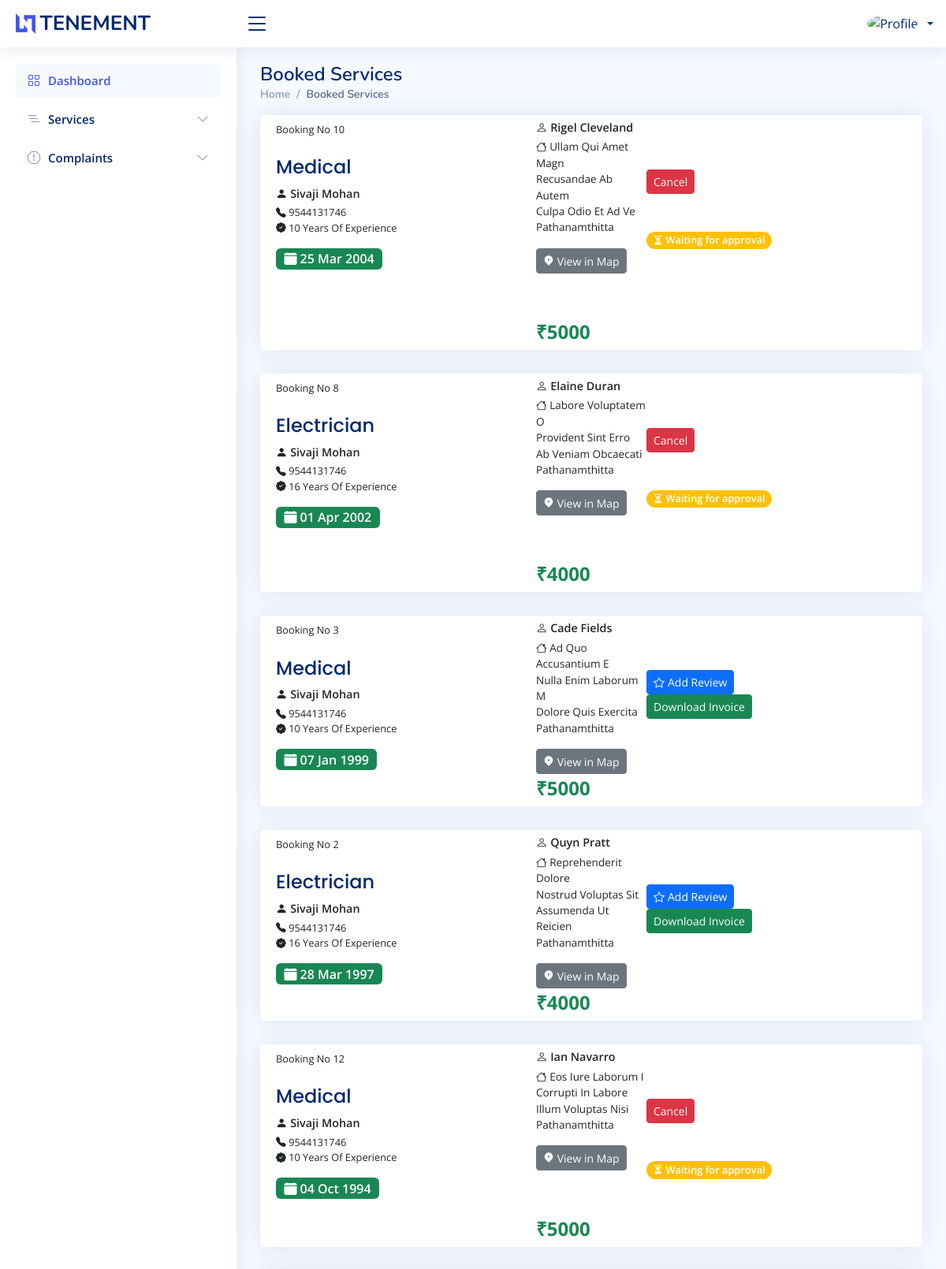
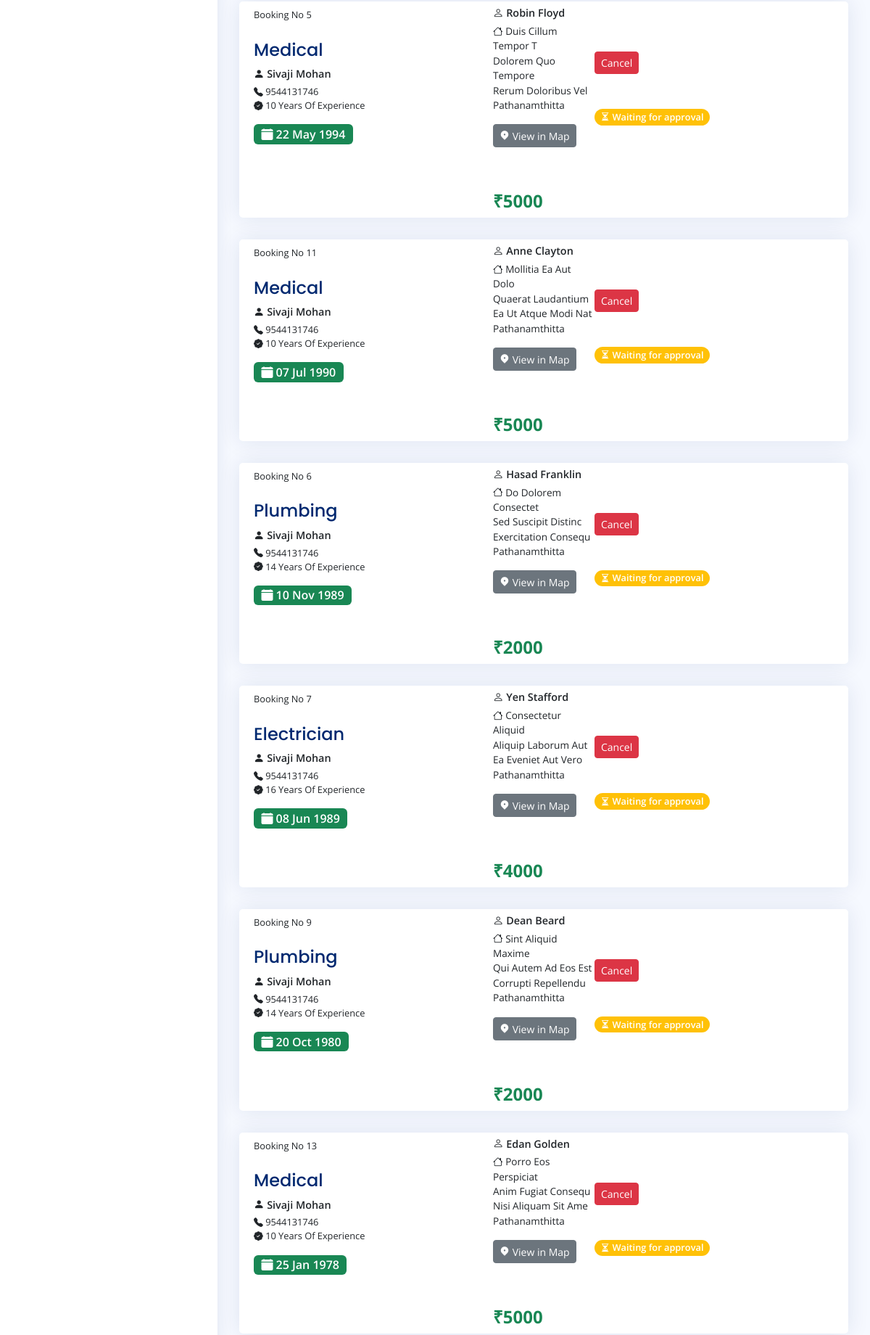
The page /user/bookedservices.php (upper part) on the database its author committed (2 pictures, top to bottom).
### tables this page shows
CREATE TABLE `booking` (
  `bookingid` int(50) NOT NULL,
  `name` varchar(50) NOT NULL,
  `phone` varchar(50) NOT NULL,
  `date` date NOT NULL,
  `time` varchar(50) NOT NULL DEFAULT current_timestamp(),
  `address` varchar(200) NOT NULL,
  `district` varchar(50) NOT NULL,
  `city` varchar(50) NOT NULL,
  `instructions` varchar(300) NOT NULL,
  `landmark` varchar(100) NOT NULL,
  `url` varchar(100) NOT NULL,
  `status` int(20) NOT NULL,
  `email` varchar(50) NOT NULL,
  `serviceid` int(50) NOT NULL,
  `rating` int(11) NOT NULL,
  `feedback` varchar(500) NOT NULL
);

CREATE TABLE `addservice` (
  `serviceid` int(100) NOT NULL,
  `services` varchar(100) NOT NULL,
  `description` varchar(500) NOT NULL,
  `experience` varchar(100) NOT NULL,
  `rate` varchar(100) NOT NULL,
  `email` varchar(50) NOT NULL
);

CREATE TABLE `employee_register` (
  `fname` varchar(50) NOT NULL,
  `lname` varchar(50) NOT NULL,
  `housename` varchar(50) NOT NULL,
  `street` varchar(50) NOT NULL,
  `district` varchar(50) NOT NULL,
  `state` varchar(50) NOT NULL,
  `zip` int(30) NOT NULL,
  `dob` date NOT NULL,
  `gender` varchar(50) NOT NULL,
  `phonenumber` varchar(50) NOT NULL,
  `email` varchar(50) NOT NULL,
  `aadhar` varchar(50) NOT NULL,
  `password` varchar(50) NOT NULL,
  `img` varchar(50) NOT NULL DEFAULT 'default.png'
);

### connect.php (called while the page is built, shortened)
<?php
$dbname="tenement";
$conn=mysqli_connect("localhost","root","",$dbname);
function select_data($sql)
{
  global $conn;
  $res = mysqli_query($conn, $sql);
  if ($res)
    return $res;
  else
    return False;
}
?>

### user/bookedservices.php (the view, shortened to what this page needs)
<?php
include 'header.php';
?>
<main id="main" class="main">
  <div class="pagetitle">
    <h1>Booked Services</h1>
    <nav>
      <ol class="breadcrumb">
        <li class="breadcrumb-item"><a href="index.php">Home</a></li>
        <li class="breadcrumb-item active">Booked Services</li>
      </ol>
    </nav>
  </div>
  <section class="section dashboard">
    <div class="row">
      <section class="section">
        <div class="row">
          <div class="col-lg-12">
            <?php
            $sql1 = "SELECT b.*,a.*,e.*  from booking b,addservice a,employee_register e where a.serviceid=b.serviceid and e.email=a.email and status IN('0','1','2') order by date desc;";
            $data1 = select_data($sql1);
            while ($row = mysqli_fetch_assoc($data1)) {
              $formattedDate = date("d M Y", strtotime($row['date']));
            ?>
              <div class="card" style="padding:5px 0 !important;">
                <div class="row g-0">
                  <div class="col-md-5">
                    <div class="card-body pb-0">
                      <p class="card-text mt-1" style="font-size:80%;font-color:#444;">Booking No <?php echo $row['bookingid']; ?> </p>
                      <h5 class="card-title pb-0 pt-2 " style="text-transform:capitalize;font-size:150%;"> <?php echo $row['services'] ?></h5>
                      <p class="card-text pb-0 mb-1" style="text-transform:capitalize;font-size:90%;font-weight:600;"><i class="bi bi-person-fill"></i> <?php echo $row['fname'] ?> <?php echo $row['lname'] ?> </p>
                      <p class="card-text" style="text-transform:capitalize;font-size:80%;"><i class="bi bi-telephone-fill"></i> <?php echo $row['phonenumber'] ?><br><i class="bi bi-patch-check-fill"></i> <?php echo $row['experience']?> Years Of Experience</p>
                      <p class="badge bg-success" style="font-weight: 600;font-size: 100%"><i class="bi bi-calendar-fill"></i>  <?php echo $formattedDate; ?> </p>
                    </div>
                  </div>
                  <div class="col-md-2">
                    <?php if ($row['status'] == 0) { ?>
                      <p class="card-text pb-0 mb-1" style="text-transform:capitalize;font-size:90%;font-weight:600;"><i class="bi bi-person"></i> <?php echo $row['name'] ?></p>
                      <p class="card-text" style="text-transform:capitalize;font-size:85%;"><i class="bi bi-house"></i> <?php echo $row['address'] ?><br><?php echo $row['city'] ?><br><?php echo $row['landmark'] ?><br><?php echo $row['district'] ?></p>
                      <td>
                      <a class="btn btn-secondary btn-sm" target="_blank" href="<?php echo $row['url']  ?>"><i class="  ri-map-pin-2-fill"></i> View in Map</a>
                      </td>
                      <p class="card-text mt-5 pt-2"><b class="text-success" style="font-size:150%;">₹<?php echo $row['rate']; ?></b> <span class="text-danger" style="font-size:100%;"></span></p>
                    <?php
                    }else if ($row['status'] == 2) {
                    ?>
                     <p class="card-text pb-0 mb-1" style="text-transform:capitalize;font-size:90%;font-weight:600;"><i class="bi bi-person"></i> <?php echo $row['name'] ?></p>
                      <p class="card-text" style="text-transform:capitalize;font-size:85%;"><i class="bi bi-house"></i> <?php echo $row['address'] ?><br><?php echo $row['city'] ?><br><?php echo $row['landmark'] ?><br><?php echo $row['district'] ?></p>
                      <td>
                      <a class="btn btn-secondary btn-sm" target="_blank" href="<?php echo $row['url']  ?>"><i class="  ri-map-pin-2-fill"></i> View in Map</a>
                      </td>
                      <p class="card-text"><b class="text-success" style="font-size:150%;">₹<?php echo ($row['rate']); ?></b> </p>
                    <?php
                    }
                    ?>
                  </div>
                  <div class="col-md-3">
                    <?php if ($row['status'] == 0)
                    { ?>
                      <div class=" mt-5 pt-3">
                      <a href="php/cancelbook.php?bookingid=<?php echo $row['bookingid']; ?>" class="btn btn-danger btn-sm">Cancel </a>
                        </div>
                        <p class="badge rounded-pill bg-warning mt-5" style="font-size: 80%;font-weight: 600;"><i class="bi bi-hourglass-split"></i>  Waiting for approval</p>
                    <?php
                    } else if ($row['status'] == 2) {
                    ?>
                     <div class="mt-5 pt-3">
                     <a class="btn btn-primary btn-sm" data-bs-toggle="modal" data-bs-target="#verticalycentered" onclick="passid('<?php echo $row['bookingid'];?>')"><i class="bi bi-star me-1"></i>Add Review</a>
                     <a href="invoice.php?bookingid=<?php echo $row['bookingid']; ?>" class="btn btn-success btn-sm">Download Invoice </a>
                     </div>
                     <?php
                    }
                    ?>
                  </div>
                </div>
              </div>
            <?php
            }
            ?>
          </div>
        </div>
      </section>
</main>

### user/assets/css/style.css (style rules this page uses)
:root { scroll-behavior: smooth; }
body { font-family: "Open Sans", sans-serif; background: #f6f9ff; color: #444444; }
a { color: #4154f1; text-decoration: none; }
h1, h2, h3, h4, h5, h6 { font-family: "Nunito", sans-serif; }
#main { margin-top: 60px; padding: 20px 30px; transition: all 0.3s; }
.pagetitle { margin-bottom: 10px; }
.pagetitle h1 { font-size: 24px; margin-bottom: 0; font-weight: 600; color: #012970; }
.card { margin-bottom: 30px; border: none; border-radius: 5px; box-shadow: 0px 0 30px rgba(1, 41, 112, 0.1); }
.card-title { padding: 20px 0 15px 0; font-size: 18px; font-weight: 500; color: #012970; font-family: "Poppins", sans-serif; }
.card-body { padding: 0 20px 20px 20px; }
.breadcrumb { font-size: 14px; font-family: "Nunito", sans-serif; color: #899bbd; font-weight: 600; }
.breadcrumb a { color: #899bbd; transition: 0.3s; }
.breadcrumb .breadcrumb-item::before { color: #899bbd; }
.breadcrumb .active { color: #51678f; font-weight: 600; }
@media (min-width: 1200px) { #main, #footer { margin-left: 300px; } }

### rows shown on the page
booking: bookingid "10", serviceid.services "Medical", employee_register.fname "Sivaji", employee_register.lname "Mohan", employee_register.phonenumber "9544131746", serviceid.experience "10", name "Rigel Cleveland", address "Ullam Qui Amet Magn", city "Recusandae Ab Autem", landmark "Culpa Odio Et Ad Ve", employee_register.district "Pathanamthitta", serviceid.rate "5000"
booking: bookingid "8", serviceid.services "Electrician", employee_register.fname "Sivaji", employee_register.lname "Mohan", employee_register.phonenumber "9544131746", serviceid.experience "16", name "Elaine Duran", address "Labore Voluptatem O", city "Provident Sint Erro", landmark "Ab Veniam Obcaecati", employee_register.district "Pathanamthitta", serviceid.rate "4000"
booking: bookingid "3", serviceid.services "Medical", employee_register.fname "Sivaji", employee_register.lname "Mohan", employee_register.phonenumber "9544131746", serviceid.experience "10", name "Cade Fields", address "Ad Quo Accusantium E", city "Nulla Enim Laborum M", landmark "Dolore Quis Exercita", employee_register.district "Pathanamthitta", serviceid.rate "5000"
booking: bookingid "2", serviceid.services "Electrician", employee_register.fname "Sivaji", employee_register.lname "Mohan", employee_register.phonenumber "9544131746", serviceid.experience "16", name "Quyn Pratt", address "Reprehenderit Dolore", city "Nostrud Voluptas Sit", landmark "Assumenda Ut Reicien", employee_register.district "Pathanamthitta", serviceid.rate "4000"
booking: bookingid "12", serviceid.services "Medical", employee_register.fname "Sivaji", employee_register.lname "Mohan", employee_register.phonenumber "9544131746", serviceid.experience "10", name "Ian Navarro", address "Eos Iure Laborum I", city "Corrupti In Labore", landmark "Illum Voluptas Nisi", employee_register.district "Pathanamthitta", serviceid.rate "5000"
booking: bookingid "5", serviceid.services "Medical", employee_register.fname "Sivaji", employee_register.lname "Mohan", employee_register.phonenumber "9544131746", serviceid.experience "10", name "Robin Floyd", address "Duis Cillum Tempor T", city "Dolorem Quo Tempore", landmark "Rerum Doloribus Vel", employee_register.district "Pathanamthitta", serviceid.rate "5000"
booking: bookingid "11", serviceid.services "Medical", employee_register.fname "Sivaji", employee_register.lname "Mohan", employee_register.phonenumber "9544131746", serviceid.experience "10", name "Anne Clayton", address "Mollitia Ea Aut Dolo", city "Quaerat Laudantium", landmark "Ea Ut Atque Modi Nat", employee_register.district "Pathanamthitta", serviceid.rate "5000"
booking: bookingid "6", serviceid.services "Plumbing", employee_register.fname "Sivaji", employee_register.lname "Mohan", employee_register.phonenumber "9544131746", serviceid.experience "14", name "Hasad Franklin", address "Do Dolorem Consectet", city "Sed Suscipit Distinc", landmark "Exercitation Consequ", employee_register.district "Pathanamthitta", serviceid.rate "2000"
booking: bookingid "7", serviceid.services "Electrician", employee_register.fname "Sivaji", employee_register.lname "Mohan", employee_register.phonenumber "9544131746", serviceid.experience "16", name "Yen Stafford", address "Consectetur Aliquid", city "Aliquip Laborum Aut", landmark "Ea Eveniet Aut Vero", employee_register.district "Pathanamthitta", serviceid.rate "4000"
booking: bookingid "9", serviceid.services "Plumbing", employee_register.fname "Sivaji", employee_register.lname "Mohan", employee_register.phonenumber "9544131746", serviceid.experience "14", name "Dean Beard", address "Sint Aliquid Maxime", city "Qui Autem Ad Eos Est", landmark "Corrupti Repellendu", employee_register.district "Pathanamthitta", serviceid.rate "2000"
booking: bookingid "13", serviceid.services "Medical", employee_register.fname "Sivaji", employee_register.lname "Mohan", employee_register.phonenumber "9544131746", serviceid.experience "10", name "Edan Golden", address "Porro Eos Perspiciat", city "Anim Fugiat Consequ", landmark "Nisi Aliquam Sit Ame", employee_register.district "Pathanamthitta", serviceid.rate "5000"
